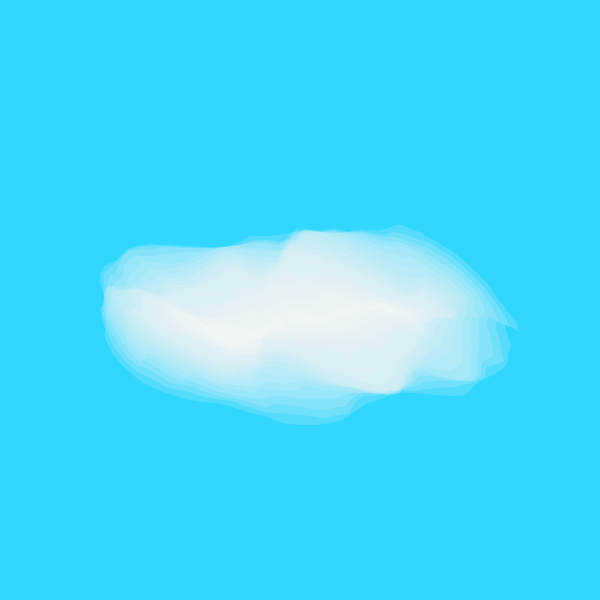
Frame 1 (no input)
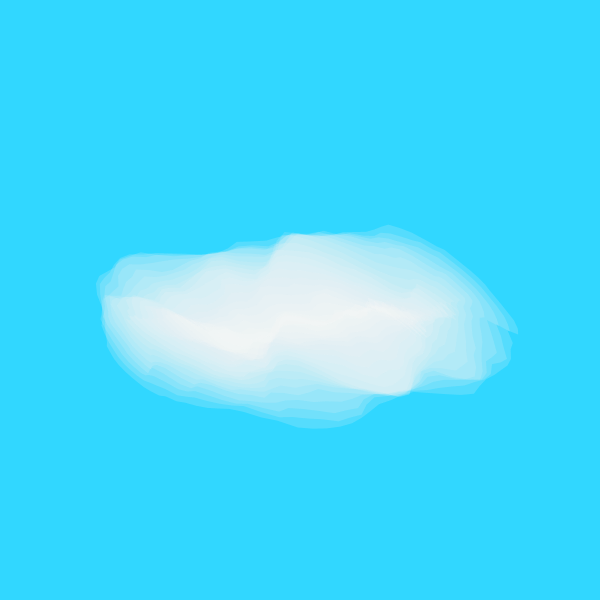
Frame 60 (the mouse pressed at the canvas centre just before this capture)
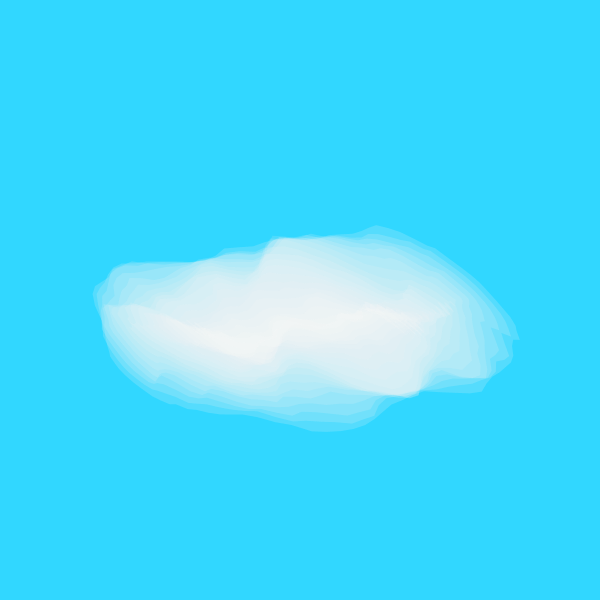
Frame 120 (the mouse held since frame 60 and released just before this capture)

The Processing sketch that drew these frames (run headless with seeded random() and noise(); from frame 60 on, the mouse is pressed at the canvas centre):

// Processing sketch: cloud
// ── cloud.pde
/*
Perlin Noise to create a fluff dynamic cloud.
*/

float r1 = 200,r2 = 100,in,n,ns,a;
float step = TWO_PI/90,x,y,g,al;

void setup(){
size(600,600);
smooth();
background(#31D7FF);
in = 0;
ns = 0;
//frameRate(10);
}

void draw(){
translate(width/2,height/2+map(sin(in),-1,1,-10,50));
background(#31D7FF);
noStroke();
r1 = 200;
r2 = 100;
ns = 0;
for(int i = 0; i<=20;i+=1)
{
ns += 0.1;
g = map(noise(ns),0,1,240,250);  
al = map(noise(ns),0,1,20,70); 

fill(g,al);
//stroke(g,al);
n = in;
in+=0.0001;
beginShape();
for(float j = 0; j <= TWO_PI; j+=step){
  a = map(noise(ns,n),0,1,-35,35);  
  n += 0.13;  
  x = r1 * cos(j)+ a + cos(ns);
  y = r2 * sin(j)+a + sin(ns);
  vertex(x,y);
}  
endShape(CLOSE);
r1 -= 5;
r2 -= 5;
//ellipse(0,0,r1,r2);
}
//noLoop();
}
